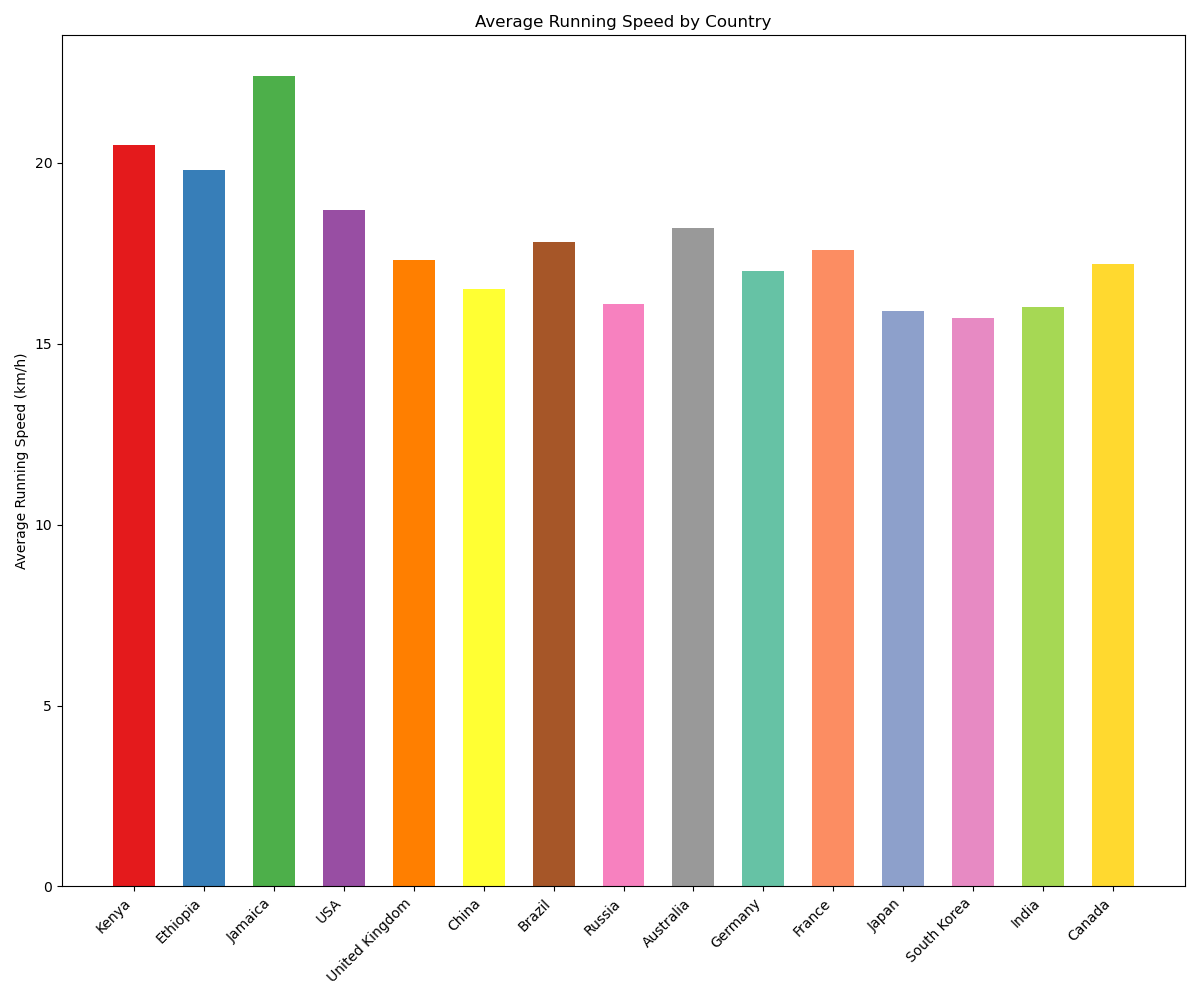

Write Python code to recreate this figure.

import matplotlib.pyplot as plt

countries = [
    'Kenya', 'Ethiopia', 'Jamaica', 'USA', 'United Kingdom', 'China',
    'Brazil', 'Russia', 'Australia', 'Germany', 'France', 'Japan',
    'South Korea', 'India', 'Canada'
]

average_running_speeds = [
    20.5, 19.8, 22.4, 18.7, 17.3, 16.5, 17.8, 16.1, 18.2, 17.0, 17.6, 15.9,
    15.7, 16.0, 17.2
]

colors = [
    '#e41a1c', '#377eb8', '#4daf4a', '#984ea3', '#ff7f00',
    '#ffff33', '#a65628', '#f781bf', '#999999', '#66c2a5',
    '#fc8d62', '#8da0cb', '#e78ac3', '#a6d854', '#ffd92f'
]

plt.figure(figsize=(12, 10))
plt.bar(countries, average_running_speeds, color=colors, width=0.6)
plt.ylabel('Average Running Speed (km/h)')
plt.title('Average Running Speed by Country')
plt.xticks(rotation=45, ha='right')
plt.tight_layout()
plt.show()
